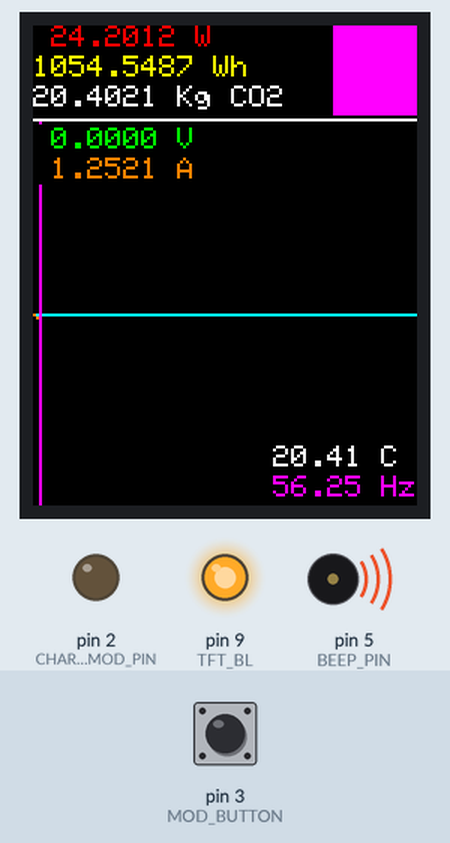
This sketch was run on a simulated Arduino Uno, built for the host (arithmetic inside an expression is 32-bit, double 64-bit). On the bench: 128×160 colour display, output pins drawn as LEDs (lit = HIGH), buzzer (waves = sounding, pin HIGH). Inputs (shaded band) come from the test bench; at power-on: pin 3 (MOD_BUTTON) HIGH. Random numbers use the default seed unless the sketch sets one; what the sketch prints to the serial monitor is not drawn.

Above: at 1.4 s.
At 6.7 s:
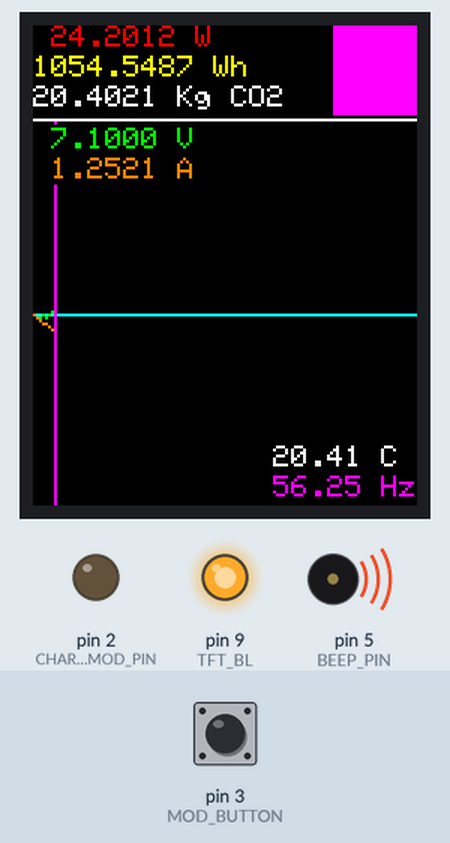
6.8 s: pin 3 (MOD_BUTTON) pulled LOW for 1 s
At 8.8 s:
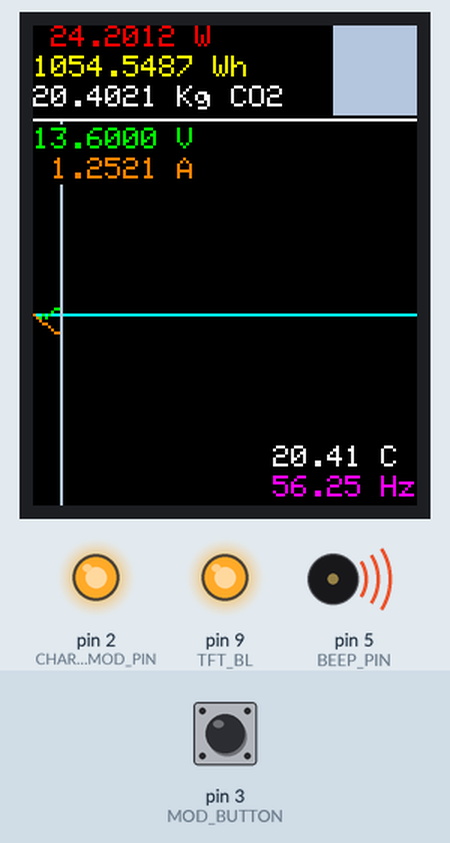
Timing chart, 0 to 26.9 s (numbered marks = the images above; inputs shaded):
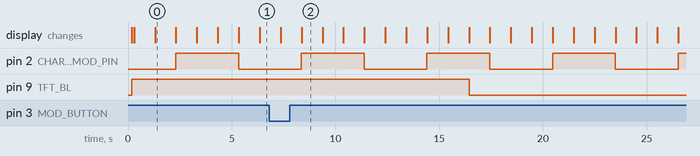

The sketch:

power_display.ino
```cpp
#include <Adafruit_GFX.h>    // Core graphics library
#include <Adafruit_ST7735.h> // Hardware-specific library for ST7735
#include <SPI.h>

#define TFT_CS         8
#define TFT_RST        6
#define TFT_DC         7
#define TFT_BL         9
#define CHARGE_MOD_PIN 2
#define MOD_BUTTON     3
#define BEEP_PIN       5


#define TFT_WIDTH 128
#define TFT_HEIGHT 160
#define CHART_TOP 32
#define VALUE_CENTER 64
#define VOL_COLOR ST77XX_GREEN
#define ELEC_COLOR ST77XX_ORANGE
#define COLOR_NORMAL 0xB63B
#define COLOR_BUSY ST77XX_MAGENTA

#define CHARGE_MOD_DIRECT 1
#define CHARGE_MOD_INDIRECT 2


#define DISPLAY_OFF_LOOP_TIMES 10
#define BUSY_VOL 10.0

static const int START_BEEP[] = {6};
static const int COMPLETE_BEEP[] = {3, 100, 3};


typedef unsigned long uint32;

Adafruit_ST7735 tft = Adafruit_ST7735(TFT_CS, TFT_DC, TFT_RST);

int pointPosition = 0;
int chartVol = 64;
int chartElec = 64;

char targetStr[20];
char tmpStr[20];

uint16_t statusColor = COLOR_BUSY;

struct {
  float vol;
  float elec;
  float power;
  float amount;
  float co2;
  float temp;
  float freq;
} resultData;

//计数 实际使用时删掉
int mCount = 0;

int loopTimes = 0;

void setup() {
  Serial.begin(9600);
  Serial.println("Starting...");
  initPinMode();
  beep(START_BEEP, 2);
  initTFT();
  Serial.println("Startup!");
  beep(COMPLETE_BEEP, 3);
}

void loop() {
  noInterrupts();
  if(loopTimes <= DISPLAY_OFF_LOOP_TIMES){
    loopTimes++;
  }
  readMeasureData();
  refreshStatusColor();
  showResultDataChart();
  showResultDataText();
  setTFTBL(loopTimes < DISPLAY_OFF_LOOP_TIMES);
  interrupts();
  delay(1000);
}

void initTFT(){
  setTFTBL(false);
  tft.initR(INITR_BLACKTAB);
  tft.fillScreen(ST77XX_BLACK);
  initDisplay();
  setTFTBL(true);
  tft.drawLine(0, VALUE_CENTER+CHART_TOP, TFT_WIDTH, VALUE_CENTER+CHART_TOP, ST77XX_CYAN);
}

void initPinMode(){
  pinMode(TFT_BL, OUTPUT);
  pinMode(CHARGE_MOD_PIN, OUTPUT);
  pinMode(MOD_BUTTON, INPUT);
  pinMode(BEEP_PIN, OUTPUT);
  digitalWrite(BEEP_PIN, HIGH);
  attachInterrupt(digitalPinToInterrupt(MOD_BUTTON), onModButtonClick, LOW);
}

void onModButtonClick(){
  loopTimes = 0;
  setTFTBL(true);
}

void initDisplay(){
   // 可绘制区域最高
   int yMax = TFT_HEIGHT - TFT_WIDTH - 2;
   //初始化曲线区域上部的横线
   tft.drawLine(0, yMax+1, TFT_WIDTH, yMax + 1, ST77XX_WHITE);
}

void readMeasureData(){
  chartVol = randomData(chartVol, TFT_WIDTH, 0);
  chartElec = randomData(chartElec, TFT_WIDTH, 0);
  resultData.elec = 1.2521;
  resultData.power = 24.2012;
  resultData.amount = 1054.5487;
  resultData.co2 = 20.4021;
  resultData.temp = 20.41;
  resultData.freq = 56.25;

  mCount++;
  if(mCount % 3 == 0){
    if(resultData.vol > BUSY_VOL){
      resultData.vol = 7.1;
    }else{
      resultData.vol = 13.6;
    }
  }
}

void refreshStatusColor(){
  if(resultData.vol > BUSY_VOL){
    setChargeMod(CHARGE_MOD_DIRECT);
    statusColor = COLOR_NORMAL;
  }else{
    setChargeMod(CHARGE_MOD_INDIRECT);
    statusColor = COLOR_BUSY;
  }
  tft.fillRect(100, 0, 28, 30, statusColor);
}

void showResultDataChart(){
  int vy = chartVol + CHART_TOP;
  int cy = chartElec + CHART_TOP;
  tft.drawLine(pointPosition, CHART_TOP, pointPosition, TFT_HEIGHT, ST77XX_BLACK);
  tft.drawLine(pointPosition + 1, CHART_TOP, pointPosition + 1, TFT_HEIGHT, statusColor);
  tft.drawPixel(pointPosition, VALUE_CENTER + CHART_TOP, ST77XX_CYAN);
  tft.drawPixel(pointPosition, vy, VOL_COLOR);
  tft.drawPixel(pointPosition, cy, ELEC_COLOR);
  pointPosition++;
  if(pointPosition>=TFT_WIDTH){
    pointPosition = 0;
  }
}

void showResultDataText(){
  tft.fillRect(0, 0, 100, 31, ST77XX_BLACK);
  tft.fillRect(0, CHART_TOP + 1, 70, 20, ST77XX_BLACK);
  tft.fillRect(80, 140, 48, 20, ST77XX_BLACK);

  char* volStr = asText(resultData.vol, 7, 4, "V");
  drawText(0, CHART_TOP + 2, volStr, VOL_COLOR);
  char* elecStr = asText(resultData.elec, 7, 4, "A");
  drawText(0, CHART_TOP + 12, elecStr, ELEC_COLOR);
  char* powerStr = asText(resultData.power, 8, 4, "W");
  drawText(0, 0, powerStr, ST77XX_RED);
  char* amountStr = asText(resultData.amount, 9, 4, "Wh");
  drawText(0, 10, amountStr, ST77XX_YELLOW);
  char* co2Str = asText(resultData.co2, 7, 4, "Kg CO2");
  drawText(0, 20, co2Str, ST77XX_WHITE);
  char* tempStr = asText(resultData.temp, 5, 2, "C");
  drawText(80, 140, tempStr, ST77XX_WHITE);
  char* freqStr = asText(resultData.freq, 5, 2, "Hz");
  drawText(80, 150, freqStr, ST77XX_MAGENTA);
}

char* asText(double num, int width, int prec, char* suffix){
  char* str = dtostrf(num, width, prec, tmpStr);
  sprintf(targetStr, "%s %s", tmpStr, suffix);
  return targetStr;
}

void drawText(int x, int y, char *text, uint16_t color) {
  tft.setCursor(x, y);
  tft.setTextColor(color);
  tft.setTextWrap(true);
  tft.print(text);
}

void setTFTBL(bool stat){
  if(stat){
    digitalWrite(TFT_BL, HIGH);
  }else{
    digitalWrite(TFT_BL, LOW);
  }
}

void setChargeMod(char mod){
  switch(mod){
    case CHARGE_MOD_DIRECT:
      digitalWrite(CHARGE_MOD_PIN, HIGH);
      break;
    case CHARGE_MOD_INDIRECT:
      digitalWrite(CHARGE_MOD_PIN, LOW);
      break;
  }
}

int randomData(int init, int maxNum, int minNum){
  int offset = random(-1, 2);
  init += offset;
  if(init >= maxNum){
    init  = maxNum;
  }
  if(init <= minNum){
    init = minNum;
  }
  return init;
}

void beep(int timeQuene[], int len){
   bool beepState = true;
   for(int i = 0;i<len; i++){
     if(beepState){
       digitalWrite(BEEP_PIN, LOW);
     }else{
       digitalWrite(BEEP_PIN, HIGH);
     }
     beepState = !beepState;
     int delayTime = timeQuene[i];
     delay(delayTime);
     Serial.print("time:");
     Serial.println(delayTime);
   }
   digitalWrite(BEEP_PIN, HIGH);
}
```

Measured:
- by itself, pin 2 (CHARGE_MOD_PIN): alternates HIGH for 3.0 s and LOW for 3.0 s
- what the display in image 0 shows lasts 1.0 s, from 1.3 s to 2.3 s
